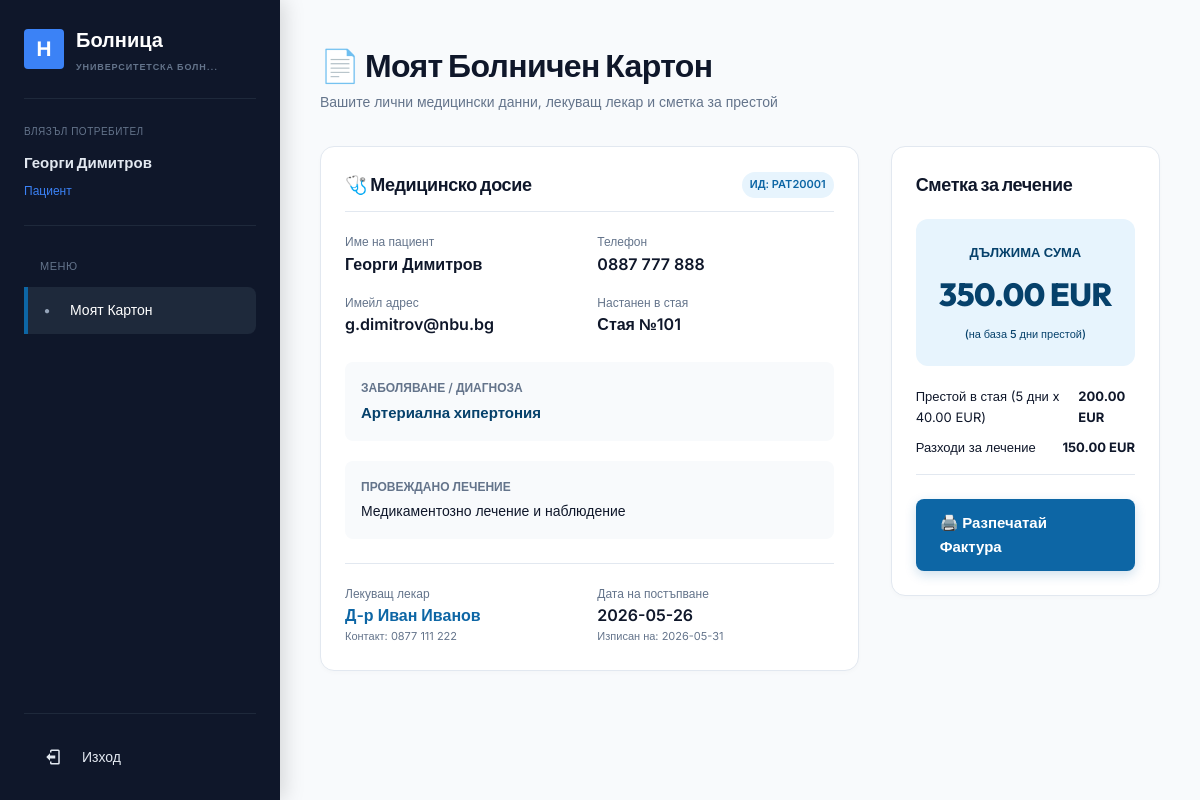
The page /pages/dashboard.php (signed in) on the database its author committed.
### tables this page shows
CREATE TABLE IF NOT EXISTS `hospital_info` (
    `id`      INT AUTO_INCREMENT PRIMARY KEY,
    `name`    VARCHAR(100) NOT NULL COMMENT 'Име на лечебното заведение',
    `address` VARCHAR(255) NOT NULL COMMENT 'Точен адрес'
);

CREATE TABLE IF NOT EXISTS `patients` (
    `id`                    INT AUTO_INCREMENT PRIMARY KEY,
    `user_id`               INT UNIQUE DEFAULT NULL COMMENT 'Профил за портала за пациенти',
    `unique_patient_number` VARCHAR(20) UNIQUE NOT NULL COMMENT 'Уникален номер на пациента (ЕГН/ЛНЧ)',
    `first_name`            VARCHAR(50) NOT NULL,
    `last_name`             VARCHAR(50) NOT NULL,
    `phone`                 VARCHAR(20) NOT NULL,
    `email`                 VARCHAR(100) NOT NULL,
    `illness`               VARCHAR(255) NOT NULL COMMENT 'Диагноза',
    `treatment`             TEXT NOT NULL COMMENT 'Назначено лечение',
    `doctor_id`             INT DEFAULT NULL COMMENT 'Лекуващ лекар',
    `department_id`         INT DEFAULT NULL COMMENT 'Отделение',
    `room_id`               INT DEFAULT NULL COMMENT 'Стая, в която е настанен',
    `admission_date`        DATE NOT NULL COMMENT 'Дата на приемане',
    `discharge_date`        DATE DEFAULT NULL COMMENT 'Дата на изписване',
    `status`                ENUM('admitted', 'cured') NOT NULL DEFAULT 'admitted',
    `treatment_cost`        DECIMAL(10,2) NOT NULL DEFAULT 0.00,
    FOREIGN KEY (`user_id`) REFERENCES `users`(`id`) ON DELETE SET NULL,
    FOREIGN KEY (`doctor_id`) REFERENCES `doctors`(`id`) ON DELETE SET NULL,
    FOREIGN KEY (`department_id`) REFERENCES `departments`(`id`) ON DELETE SET NULL,
    FOREIGN KEY (`room_id`) REFERENCES `rooms`(`id`) ON DELETE SET NULL
);

CREATE TABLE IF NOT EXISTS `rooms` (
    `id`            INT AUTO_INCREMENT PRIMARY KEY,
    `room_number`   VARCHAR(10) UNIQUE NOT NULL COMMENT 'Уникален номер на стаята',
    `type`          ENUM('regular', 'operating', 'icu') NOT NULL COMMENT 'Тип на стаята (обикновена, операционна, интензивно)',
    `capacity`      INT NOT NULL COMMENT 'Брой легла',
    `price_per_day` DECIMAL(10,2) NOT NULL DEFAULT 50.00 COMMENT 'Цена на ден в EUR'
);

CREATE TABLE IF NOT EXISTS `doctors` (
    `id`                INT AUTO_INCREMENT PRIMARY KEY,
    `user_id`           INT UNIQUE DEFAULT NULL COMMENT 'Връзка към профила за вход',
    `unique_doc_number` VARCHAR(20) UNIQUE NOT NULL COMMENT 'Уникален идентификационен номер (УИН)',
    `first_name`        VARCHAR(50) NOT NULL,
    `last_name`         VARCHAR(50) NOT NULL,
    `phone`             VARCHAR(20) NOT NULL,
    `email`             VARCHAR(100) NOT NULL,
    `qualification`     VARCHAR(100) NOT NULL COMMENT 'Специалност и титла',
    `department_id`     INT DEFAULT NULL COMMENT 'Към кое отделение принадлежи',
    FOREIGN KEY (`user_id`) REFERENCES `users`(`id`) ON DELETE SET NULL,
    FOREIGN KEY (`department_id`) REFERENCES `departments`(`id`) ON DELETE SET NULL
);

### includes/patient_dashboard.php (the view, shortened to what this page needs)
<section id="patient-card" class="tab-content active">
    <div class="page-header">
        <div>
            <h1 class="page-title">📄 Моят Болничен Картон</h1>
            <p class="page-subtitle">Вашите лични медицински данни, лекуващ лекар и сметка за престой</p>
        </div>
    </div>
    <?php if (!$data['patient_record']): ?>
        <div class="alert alert-danger">
            <span>⚠️ Данните за вашия болничен картон все още не са попълнени от лекуващ лекар или администратор.</span>
        </div>
    <?php else:
        $p = $data['patient_record'];
        $adm = new DateTime($p['admission_date']);
        $dis = $p['discharge_date'] ? new DateTime($p['discharge_date']) : new DateTime();
        $days = $adm->diff($dis)->days;
        $roomBill = $days * $p['price_per_day'];
        $totalBill = $roomBill + $p['treatment_cost'];
    ?>
        <div style="display:grid; grid-template-columns: 2fr 1fr; gap:32px;">
            <div class="chart-card">
                <div style="border-bottom:1px solid var(--border-color); padding-bottom:12px; margin-bottom:20px; display:flex; justify-content:space-between; align-items:center;">
                    <h3 class="chart-title" style="margin-bottom:0;">🩺 Медицинско досие</h3>
                    <span class="badge badge-primary">ИД: <?php echo htmlspecialchars($p['unique_patient_number']); ?></span>
                </div>
                <div style="display:grid; grid-template-columns:1fr 1fr; gap:16px; margin-bottom:24px;">
                    <div>
                        <p style="font-size:12px; color:var(--text-muted);">Име на пациент</p>
                        <p style="font-weight:600; font-size:16px;"><?php echo htmlspecialchars($p['first_name'] . ' ' . $p['last_name']); ?></p>
                    </div>
                    <div>
                        <p style="font-size:12px; color:var(--text-muted);">Телефон</p>
                        <p style="font-weight:600;"><?php echo htmlspecialchars($p['phone']); ?></p>
                    </div>
                    <div>
                        <p style="font-size:12px; color:var(--text-muted);">Имейл адрес</p>
                        <p style="font-weight:600;"><?php echo htmlspecialchars($p['email'] ?: 'Липсва'); ?></p>
                    </div>
                    <div>
                        <p style="font-size:12px; color:var(--text-muted);">Настанен в стая</p>
                        <p style="font-weight:600;">Стая №<?php echo htmlspecialchars($p['room_number'] ?? 'Не е назначен'); ?></p>
                    </div>
                </div>
                <div style="background:#f8fafc; padding:16px; border-radius:8px; margin-bottom:20px;">
                    <p style="font-size:12px; color:var(--text-muted); font-weight:600;">ЗАБОЛЯВАНЕ / ДИАГНОЗА</p>
                    <p style="font-size:15px; font-weight:700; color:var(--primary-dark); margin-top:4px;"><?php echo htmlspecialchars($p['illness']); ?></p>
                </div>
                <div style="background:#f8fafc; padding:16px; border-radius:8px; margin-bottom:24px;">
                    <p style="font-size:12px; color:var(--text-muted); font-weight:600;">ПРОВЕЖДАНО ЛЕЧЕНИЕ</p>
                    <p style="font-size:14px; margin-top:4px;"><?php echo nl2br(htmlspecialchars($p['treatment'])); ?></p>
                </div>
                <div style="display:grid; grid-template-columns:1fr 1fr; gap:16px; border-top:1px solid var(--border-color); padding-top:20px;">
                    <div>
                        <p style="font-size:12px; color:var(--text-muted);">Лекуващ лекар</p>
                        <p style="font-weight:600; color:var(--primary);"><?php echo htmlspecialchars($p['doc_first'] . ' ' . $p['doc_last']); ?></p>
                        <p style="font-size:11px; color:var(--text-muted);">Контакт: <?php echo htmlspecialchars($p['doc_phone']); ?></p>
                    </div>
                    <div>
                        <p style="font-size:12px; color:var(--text-muted);">Дата на постъпване</p>
                        <p style="font-weight:600;"><?php echo $p['admission_date']; ?></p>
                        <p style="font-size:11px; color:var(--text-muted);">Изписан на: <?php echo $p['discharge_date'] ?: 'Все още на лечение'; ?></p>
                    </div>
                </div>
            </div>
            <div class="chart-card" style="align-self:start;">
                <h3 class="chart-title">Сметка за лечение</h3>
                <div style="background:var(--primary-light); color:var(--primary-dark); padding:20px; border-radius:12px; text-align:center; margin-bottom:20px;">
                    <span style="font-size:13px; font-weight:600; text-transform:uppercase;">Дължима сума</span>
                    <h2 style="font-size:32px; font-weight:800; font-family:var(--font-heading); margin-top:4px;"><?php echo number_format($totalBill, 2); ?> EUR</h2>
                    <span style="font-size:11px; font-weight:500;">(на база <?php echo $days; ?> дни престой)</span>
                </div>
                <div style="display:flex; flex-direction:column; gap:10px; font-size:13px; margin-bottom:24px; border-bottom:1px solid var(--border-color); padding-bottom:16px;">
                    <div style="display:flex; justify-content:space-between;">
                        <span class="text-muted">Престой в стая (<?php echo $days; ?> дни x <?php echo number_format($p['price_per_day'], 2); ?> EUR)</span>
                        <strong><?php echo number_format($roomBill, 2); ?> EUR</strong>
                    </div>
                    <div style="display:flex; justify-content:space-between;">
                        <span class="text-muted">Разходи за лечение</span>
                        <strong><?php echo number_format($p['treatment_cost'], 2); ?> EUR</strong>
                    </div>
                </div>
                <a href="bill.php?patient_id=<?php echo $p['id']; ?>" class="btn btn-primary btn-block" target="_blank">
                    🖨️ Разпечатай Фактура
                </a>
            </div>
        </div>
    <?php endif; ?>
</section>

### includes/sidebar.php (shortened to what this page needs)
<aside class="sidebar">
    <div class="sidebar-logo" style="border-bottom: 1px solid #1e293b; padding-bottom: 24px; margin-bottom: 24px;">
        <div class="sidebar-logo-icon" style="background-color: #3b82f6; border-radius: 4px; font-weight: bold;">H</div>
        <div class="sidebar-title" style="font-weight: 600;">
            Болница
            <span style="font-size: 9px; color: #64748b; margin-top: 4px;"><?php echo htmlspecialchars(mb_strimwidth(mb_strtoupper($hospital['name']), 0, 22, "...")); ?></span>
        </div>
    </div>
    <div class="user-profile-badge" style="background: none; padding: 0; margin-bottom: 32px; border-bottom: 1px solid #1e293b; padding-bottom: 24px; border-radius: 0;">
        <div style="font-size: 10px; color: #64748b; text-transform: uppercase; letter-spacing: 0.05em; margin-bottom: 8px;">Влязъл потребител</div>
        <div class="user-profile-name" style="font-size: 15px; color: #e2e8f0; font-weight: 600; margin-bottom: 2px;"><?php echo htmlspecialchars($fullName); ?></div>
        <div class="user-profile-role" style="font-size: 12px; color: #3b82f6; text-transform: none; font-weight: normal; letter-spacing: 0;">
            <?php
            $roleNames = [
                'admin' => 'Администратор',
                'director' => 'Директор',
                'doctor' => 'Лекар',
                'nurse' => 'Медицинска сестра',
                'maintenance' => 'Поддръжка',
                'patient' => 'Пациент'
            ];
            echo $roleNames[$role] ?? $role;
            ?>
        </div>
    </div>
    <nav style="flex-grow: 1;">
        <div style="font-size: 11px; color: #64748b; text-transform: uppercase; letter-spacing: 0.05em; margin-bottom: 12px; padding-left: 16px;">Меню</div>
        <ul class="sidebar-menu">
            <?php if ($role === 'admin'): ?>
                <li class="sidebar-link active" data-target="dashboard-overview"><span style="font-size: 10px; margin-right: 8px; color: #94a3b8;">●</span> Общ преглед</li>
                <li class="sidebar-link" data-target="patients-sec"><span style="font-size: 10px; margin-right: 8px; color: #94a3b8;">●</span> Пациенти</li>
                <li class="sidebar-link" data-target="doctors-sec"><span style="font-size: 10px; margin-right: 8px; color: #94a3b8;">●</span> Лекари</li>
                <li class="sidebar-link" data-target="staff-sec"><span style="font-size: 10px; margin-right: 8px; color: #94a3b8;">●</span> Персонал</li>
                <li class="sidebar-link" data-target="departments-sec"><span style="font-size: 10px; margin-right: 8px; color: #94a3b8;">●</span> Отделения</li>
                <li class="sidebar-link" data-target="rooms-sec"><span style="font-size: 10px; margin-right: 8px; color: #94a3b8;">●</span> Стаи</li>
                <li class="sidebar-link" data-target="shifts-sec"><span style="font-size: 10px; margin-right: 8px; color: #94a3b8;">●</span> Дежурства</li>
                <li class="sidebar-link" data-target="users-sec"><span style="font-size: 10px; margin-right: 8px; color: #94a3b8;">●</span> Потребители</li>
                <li class="sidebar-link" data-target="hospital-sec"><span style="font-size: 10px; margin-right: 8px; color: #94a3b8;">●</span> Настройки</li>
            <?php elseif ($role === 'maintenance'): ?>
                <li class="sidebar-link active" data-target="maint-rooms"><span style="font-size: 10px; margin-right: 8px; color: #94a3b8;">●</span> Статус на Стаите</li>
            <?php elseif ($role === 'patient'): ?>
                <li class="sidebar-link active" data-target="patient-card"><span style="font-size: 10px; margin-right: 8px; color: #94a3b8;">●</span> Моят Картон</li>
            <?php endif; ?>
        </ul>
    </nav>
    <div class="sidebar-footer" style="padding-top: 24px; margin-top: 16px; border-top: 1px solid #1e293b;">
        <a href="../auth/logout.php" class="sidebar-link" style="color: #e2e8f0; padding: 8px 16px;">
            <svg viewBox="0 0 24 24" style="width:18px; height:18px; fill:currentColor; margin-right:8px; transform: scaleX(-1);">
                <path d="M16 17v-3H9v-4h7V7l5 5-5 5M14 2a2 2 0 0 1 2 2v2h-2V4H5v16h9v-2h2v2a2 2 0 0 1-2 2H5a2 2 0 0 1-2-2V4a2 2 0 0 1 2-2h9z"/>
            </svg>
            Изход
        </a>
    </div>
</aside>

### rows shown on the page
hospital_info: name "УНИВЕРСИТЕТСКА БОЛН..."
patients: unique_patient_number "PAT20001", first_name+last_name "Георги Димитров", phone "0887 777 888", email "g.dimitrov@nbu.bg", room.room_number "101", illness "Артериална хипертония", treatment "Медикаментозно лечение и наблюдение", doctor.last_name "Д-р Иван Иванов", doctor.phone "0877 111 222", admission_date "2026-05-26", discharge_date "2026-05-31", totalBill "350.00", days "5", room.price_per_day "40.00", roomBill "200.00", treatment_cost "150.00"

### other values the page prints
$fullName "Георги Димитров"
$roleNames[$role] "Пациент"
